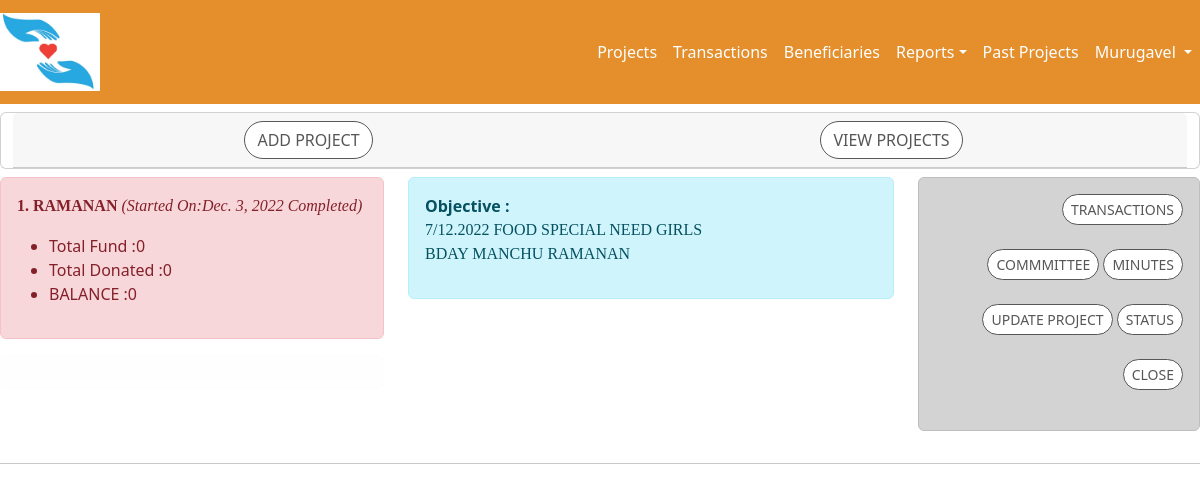
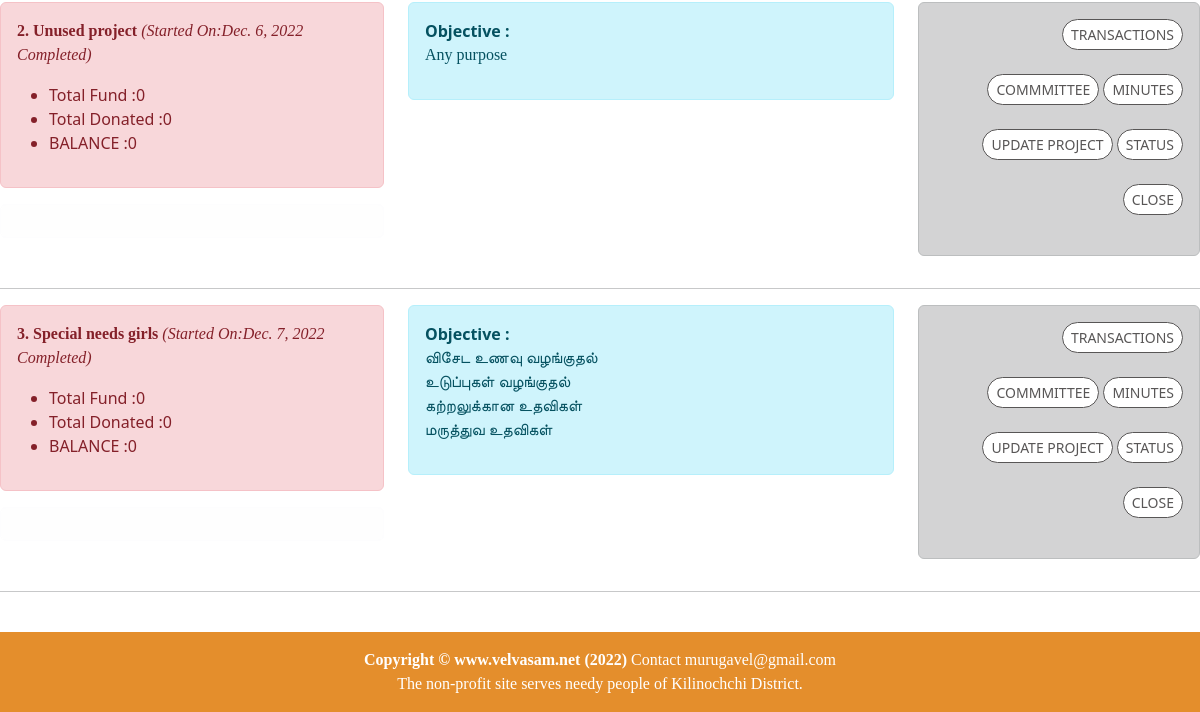
/accounts/projectClosedList (signed in), run on an earlier commit of the app's database (2 pictures, top to bottom).
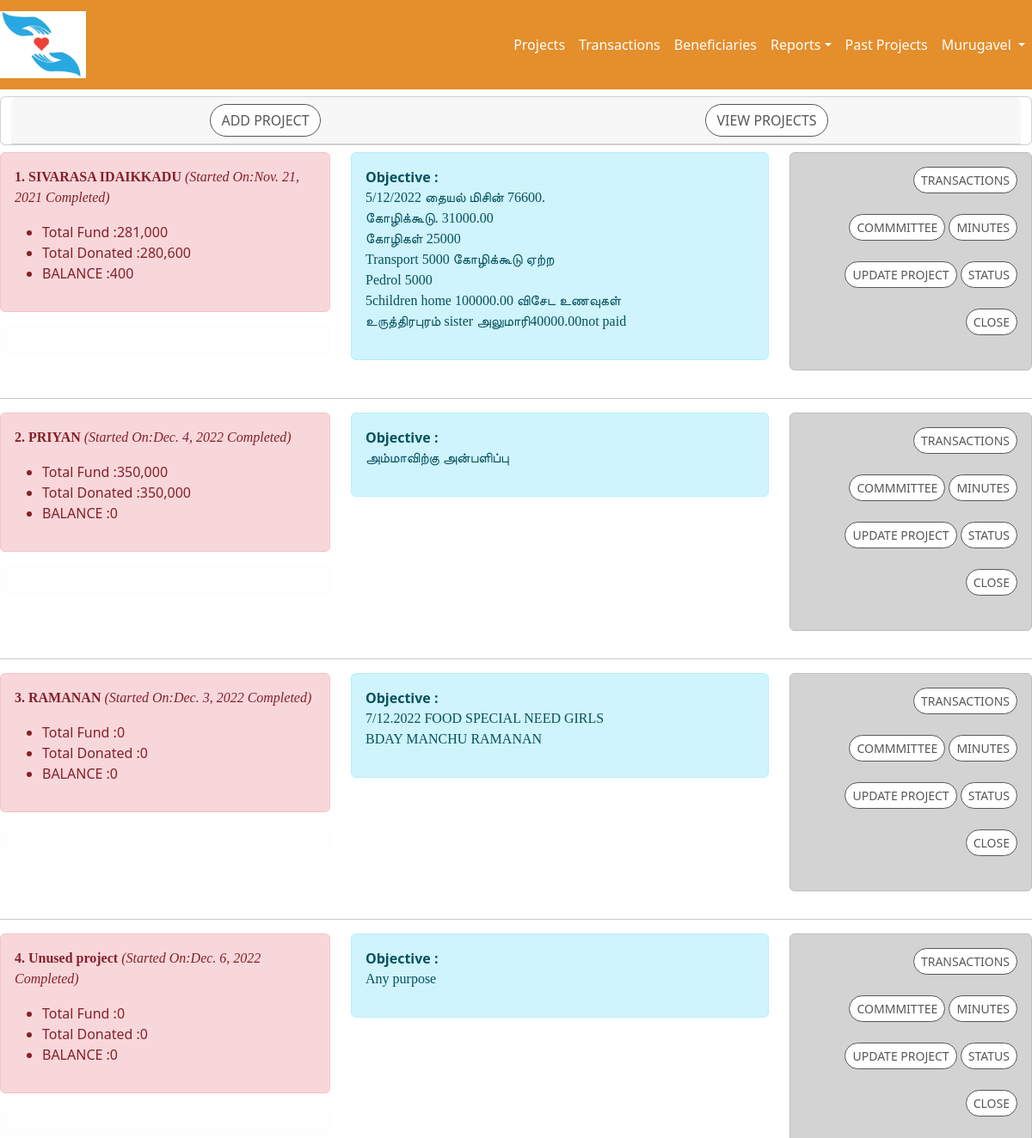
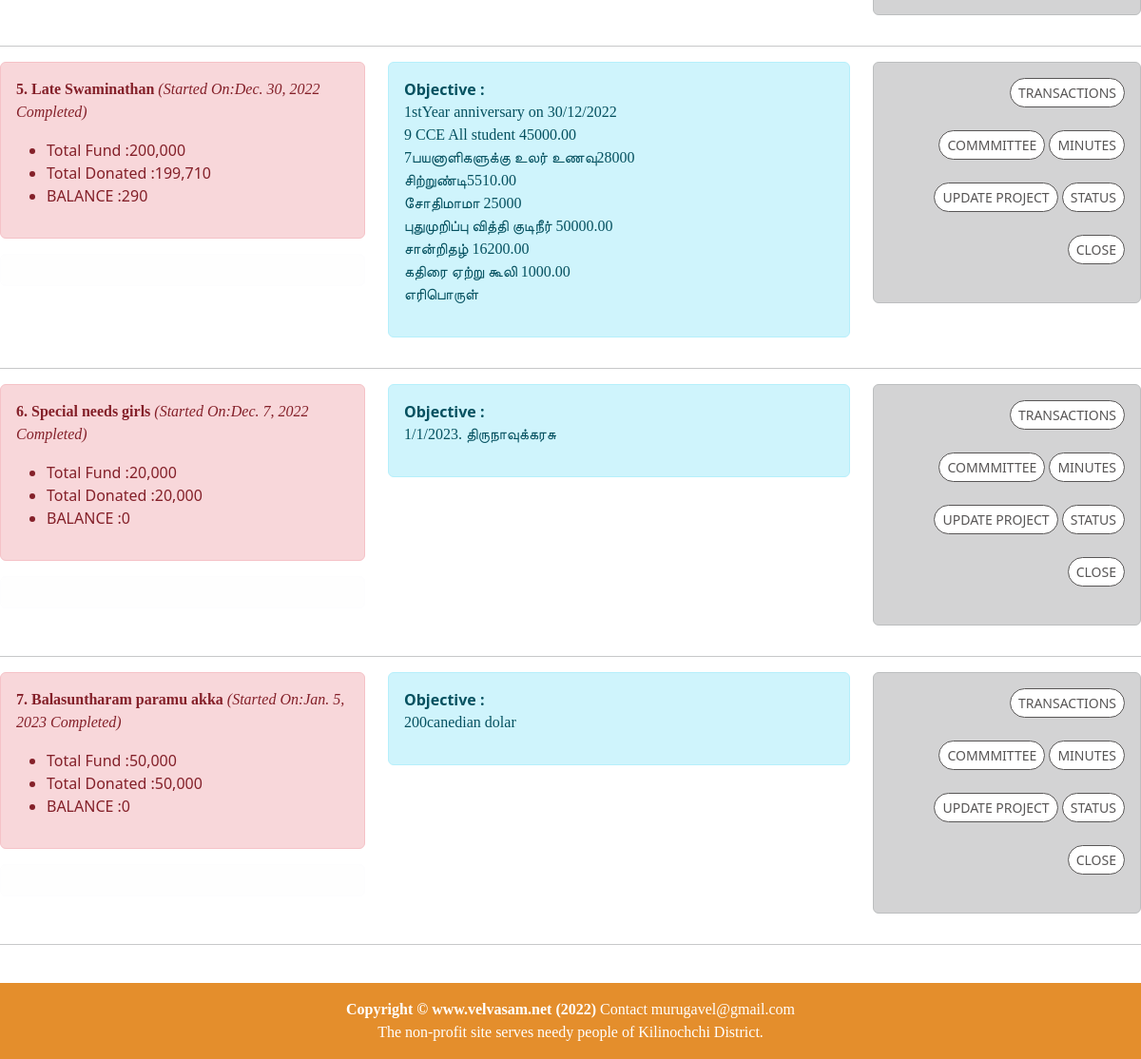
And on a later commit of the database (2 pictures, top to bottom).
### accounts/models.py (models this page shows, shortened)
class Project(models.Model):
    NOT_STARTED = 'NotStarted'
    IN_PROGRESS = 'InProgress'
    COMPLETED   = 'Completed'
    CANCELLED   = 'Cancelled'
    PROJ_STATUS = [
            (NOT_STARTED,'Not Started'),
            (IN_PROGRESS,'In Progress'),
            (COMPLETED,'Completed'),
            (CANCELLED,'Cancelled'),
    ]
    name = models.CharField(max_length=64)
    purpose = models.TextField(max_length=2000, blank=True)
    status = models.CharField(max_length=10,choices=PROJ_STATUS,default=NOT_STARTED)
    startDate = models.DateField(default=timezone.now)
    endDate = models.DateField(null=True, blank=True)
    raisedFund = models.IntegerField(null=True)
    spentFund = models.IntegerField(null=True)
    balance = models.IntegerField(null=True)
    participants = models.IntegerField(null=True,default=0)
    updatedBy = models.ForeignKey(User,on_delete=models.PROTECT)
    updatedOn = models.DateTimeField(default=timezone.now)
    prjType = models.ForeignKey(ProjectType, on_delete=models.PROTECT)

### accounts/views.py (the view)
# urls.py: re_path(r'projectClosedList', projectClosedListView, name='projectClosedList'),
@login_required
def projectClosedListView(request):
    if request.method == 'GET':
        projects = Project.objects.filter(status=Project.COMPLETED)
        user = User.objects.get(id=request.user.id)
        userRole=getUserRole(user,'project')
        return render(request = request,template_name = "project_list.html",context={'project_list':projects, 'userRole':userRole})

### accounts/views.py (called while the page is built)
def getUserRole(user,table):
    userRole='NONE'
    if user.has_perm('accounts.add_'+table):
        userRole='EDIT'
    elif user.has_perm('accounts.view_'+table):
        userRole='VIEW'
    print('table :'+table+' '+userRole)
    return userRole

### accounts/templates/project_list.html (shortened to what this page needs)
{% extends 'home/base.html' %}
{% block content %}
{% if userRole == 'NONE' %}
<div class="container-fluid">
    <div class="row text-center justify-content-center">
            <div class="card mt-2 mb-2">
            <div class="card-header">
                <div class="row">
                    <div class="col-sm-12">
                        Unauthorized to view the content
                    </div>
                </div>
            </div>
            </div>
    </div>
</div>
{% else %}
<div class="container-fluid">
    <div class="row text-center justify-content-center">
            <div class="card mt-2 mb-2">
            <div class="card-header">
                <div class="row">
                    <div class="col-sm-6">
                        {% if userRole == 'EDIT' %}
                         <a href="{% url 'accounts:projectAdd'  %}" class="btn btn-secondary btn-md">Add Project</a>
                        {% endif %}
                    </div>
                    <div class="col-sm-6">
                        <a href="{% url 'accounts:projectTable'  %}" class="btn btn-secondary btn-md">View Projects</a>              </div>
                    </div>
                </div>
            </div>
            <div class="card-body">
                {% for project in project_list %}
                <div class="row">
                    <div class="col-md-9 col-lg-4" align="left">
                        <div class="alert alert-danger text-left justify-content-left">
                            <p>
                                <strong>{{forloop.counter}}. {{project.name}}</strong>
                                <i>(Started On:{{project.startDate}} {{project.status}})</i>
                                <ul>
                                    <li>Total Fund     :{{project.raisedFund|floatformat:"-3g"}}</li>
                                    <li>Total Donated  :{{project.spentFund|floatformat:"-3g"}}</li>
                                    <li>BALANCE        :{{project.balance|floatformat:"-3g"}}</li>
                                </ul>
                            </p>
                        </div>
                        <div class="alert alert-light text-left justify-content-left">
                        </div>
                    </div>
                     <div class="col-md-9 col-lg-5" align="left">
                        <div class="alert alert-info text-left justify-content-left">
                            <strong>Objective :</strong> {{project.purpose|linebreaks}}
                        </div>
                    </div>
                    <div class="col-md-3 col-lg-3" align="right">
                        <div class="alert alert-dark text-left justify-content-left">
                            <a href="{% url 'accounts:transactionList' project.id %}" class="btn btn-secondary btn-sm"> Transactions</a><br><br>
                            {% if userRole == 'EDIT' %}
                            <a href="{% url 'accounts:committeeList' project.id %}" class="btn btn-secondary btn-sm"> Commmittee</a>
                            <a href="{% url 'accounts:minuteList' project.id %}" class="btn btn-secondary btn-sm"> Minutes</a><br><br>
                            <a href="{% url 'accounts:projectUpd' project.id %}" class="btn btn-secondary btn-sm">Update Project</a>
                            <a href="{% url 'accounts:prjStatusList' project.id %}" class="btn btn-secondary btn-sm">Status</a><br><br>
                            <button type="button" class="btn btn-outline-danger btn-sm" data-bs-toggle="modal" onclick="confirmDeleteModal('{{project.id}}')" id="deleteID">
                                Close
                            </button> <br><br>
                            {% endif %}
                        </div>
                    </div>
                </div>
                <hr>
                {% endfor %}
            </div>
        </div>
    </div>
 </div>
{% endif %}
{% include 'home/footer.html' %}
{% endblock content %}

What changed in the data, as far as the page shows it:
now on this page (row edited): Project: name "SIVARASA IDAIKKADU", startDate "Nov. 21, 2021", status "Completed", raisedFund "281,000", spentFund "280,600", balance "400", purpose "5/12/2022 தையல் மிசின் 76600. கோழிக்கூடு. 31000.00 கோழிகள் 25000 Transport 5000 கோழிக்கூடு ஏற்ற Pedrol 5000 5children home 100000.00 விசேட உணவுகள் உருத்திரபுரம் sister அலுமாரி40000.00not paid"
now on this page (row edited): Project: name "PRIYAN", startDate "Dec. 4, 2022", status "Completed", raisedFund "350,000", spentFund "350,000", balance "0", purpose "அம்மாவிற்கு அன்பளிப்பு"
now on this page (row edited): Project: name "Late Swaminathan", startDate "Dec. 30, 2022", status "Completed", raisedFund "200,000", spentFund "199,710", balance "290", purpose "1stYear anniversary on 30/12/2022 9 CCE All student 45000.00 7பயனாளிகளுக்கு உலர் உணவு28000 சிற்றுண்டி5510.00 சோதிமாமா 25000 புதுமுறிப்பு வித்தி குடிநீர் 50000.00 சான்றிதழ் 16200.00 கதிரை ஏற்று கூலி 1000.00 எரிபொருள்"
changed Project "Special needs girls": raisedFund "0" → "20,000"; spentFund "0" → "20,000"; purpose "விசேட உணவு வழங்குதல் உடுப்புகள் வழங்குதல் கற்றலுக்கான உதவிகள் மருத்துவ உதவிகள்" → "1/1/2023. திருநாவுக்கரசு"
added Project: name "Balasuntharam paramu akka", startDate "Jan. 5, 2023", status "Completed", raisedFund "50,000", spentFund "50,000", balance "0", purpose "200canedian dolar"
